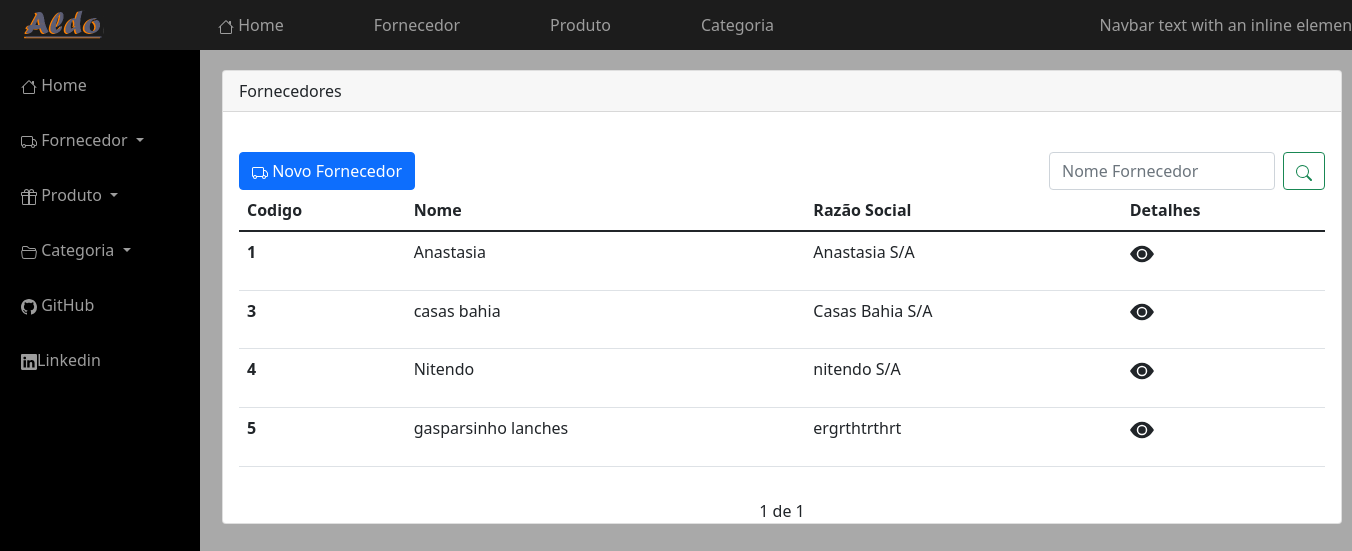
Page /fornecedor/fornecedores on the earlier database version.
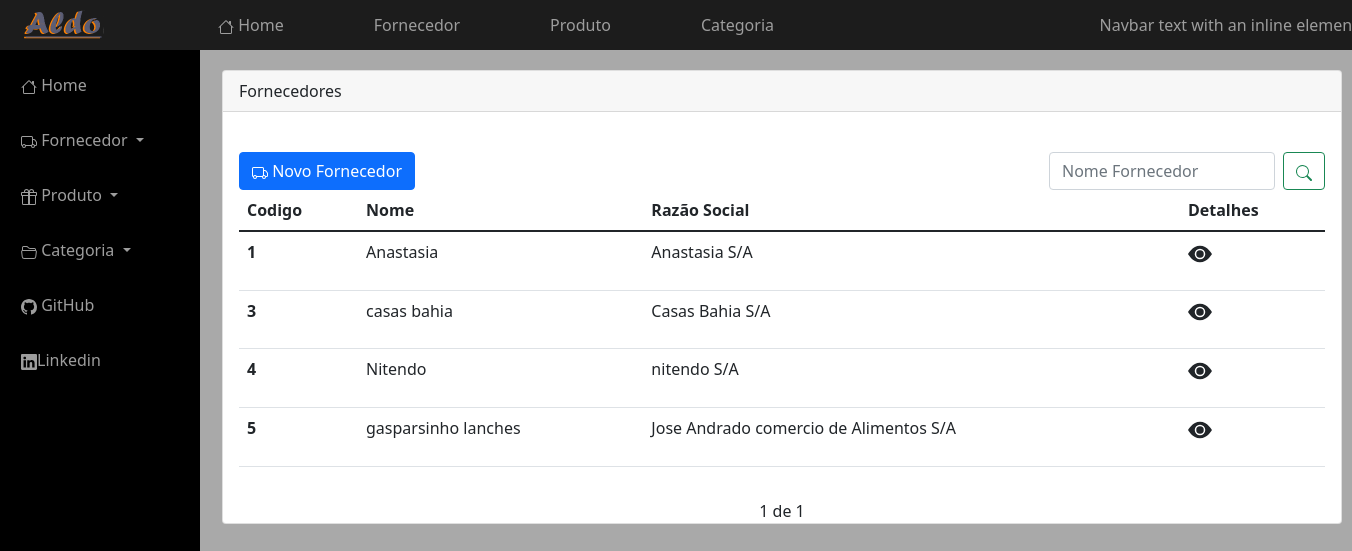
Same page on the later database version.
### fornecedor/models.py (models this page shows, shortened)
class Fornecedor(models.Model):
    data_cadastro = models.DateTimeField(auto_now=True)
    Categoria = models.ForeignKey(Categoria , on_delete=models.CASCADE)
    nome = models.CharField('Nome Fantasia', max_length=100)
    nome_r = models.CharField('Nome Razão Social', max_length=100)
    CNPJ = models.CharField('cnpj', max_length=100)
    escricao_estadual = models.CharField('Escrição Estadual', max_length=100)
    rua = models.CharField('Rua', max_length=200)
    cep = models.CharField('CEP', max_length=10)
    numero = models.IntegerField('Numéro:')
    cidade = models.CharField('Cidade', max_length=50)
    bairro = models.CharField('Bairro', max_length=30)
    proximidade = models.CharField(max_length=30)
    complemento = models.CharField('Complemento', max_length=10)
    nome_contato = models.CharField('Nome', max_length=100)
    cargo = models.CharField('Cargo', max_length=10)
    telefone = models.CharField('Telefone', max_length=15)
    tipo_telefone = models.CharField(max_length=11, choices=TIPO_TELEFONE)
    Email = models.CharField('E-mail', max_length=100)
    tipo_email = models.CharField(max_length=11, choices=TIPO_EMAIL)

### fornecedor/views.py (the view)
# urls.py: path('/fornecedores', fornecedores, name='listar_fornecedor'),
def fornecedores(request):
    search = request.GET.get('search')
    if search:
        fornecedores = Fornecedor.objects.filter(nome__icontains=search)
    else:
        fornecedor_list = Fornecedor.objects.all()
        paginator = Paginator(fornecedor_list, 5)
        page = request.GET.get('page')
        fornecedores = paginator.get_page(page)
    return render(request, 'fornecedor/list_fornecedor.html', {'fornecedores': fornecedores})

### fornecedor/templates/fornecedor/list_fornecedor.html (shortened to what this page needs)
{% extends "core/includes/base.html"%}
{% block main %}
<div class="card"  id="cad_list">
  <div class="card-header">
    Fornecedores
  </div>
    <br>
  <div class="card-body">
      <div class="row">
          <div class="col">
          <a href="{% url 'fornecedor_create'%}" class="btn btn-primary">
              Novo Fornecedor
          </a>
          </div>
          <form class="d-flex"  id="t">
          <input class="form-control me-2" type="text" name="search"  placeholder="Nome Fornecedor" aria-label="Search">
          <button class="btn btn-outline-success" type="submit">
          </button>
          </form>
          <br>
      </div>
 <table class="table">
  <thead>
    <tr>
      <th scope="col">Codigo</th>
      <th scope="col">Nome</th>
      <th scope="col">Razão Social</th>
      <th scope="col">Detalhes</th>
    </tr>
  </thead>
  <tbody>
  {% for fornecedor in fornecedores %}
    <tr>
      <th scope="row">{{fornecedor.id}}</th>
      <td>{{fornecedor.nome}}</td>
      <td>{{fornecedor.nome_r}}</td>
      <td><a href="{% url 'fornecedor_ver' fornecedor.id %}" class="buton ">
             <p class="text-dark"><svg xmlns="http://www.w3.org/2000/svg" width="1.5em" height="1.5em" fill="currentColor" class="bi bi-eye-fill" viewBox="0 0 16 16">
             <path d="M10.5 8a2.5 2.5 0 1 1-5 0 2.5 2.5 0 0 1 5 0z"/>
             <path d="M0 8s3-5.5 8-5.5S16 8 16 8s-3 5.5-8 5.5S0 8 0 8zm8 3.5a3.5 3.5 0 1 0 0-7 3.5 3.5 0 0 0 0 7z"/>
             </svg></p>
          </a>
      </td>
    </tr>
   {% endfor %}
  </tbody>
</table>
      </div>
    <div class="pagination">
        <span  class="step-links">
          <span>
              {{ fornecedores.number}} de {{ fornecedores.paginator.num_pages}}
          </span>
        </span><br>
    </div>
  </div>
</div>
{% endblock %}

Differences in the rows shown:
changed Fornecedor "gasparsinho lanches": nome_r "ergrthtrthrt" → "Jose Andrado comercio de Alimentos S/A"
